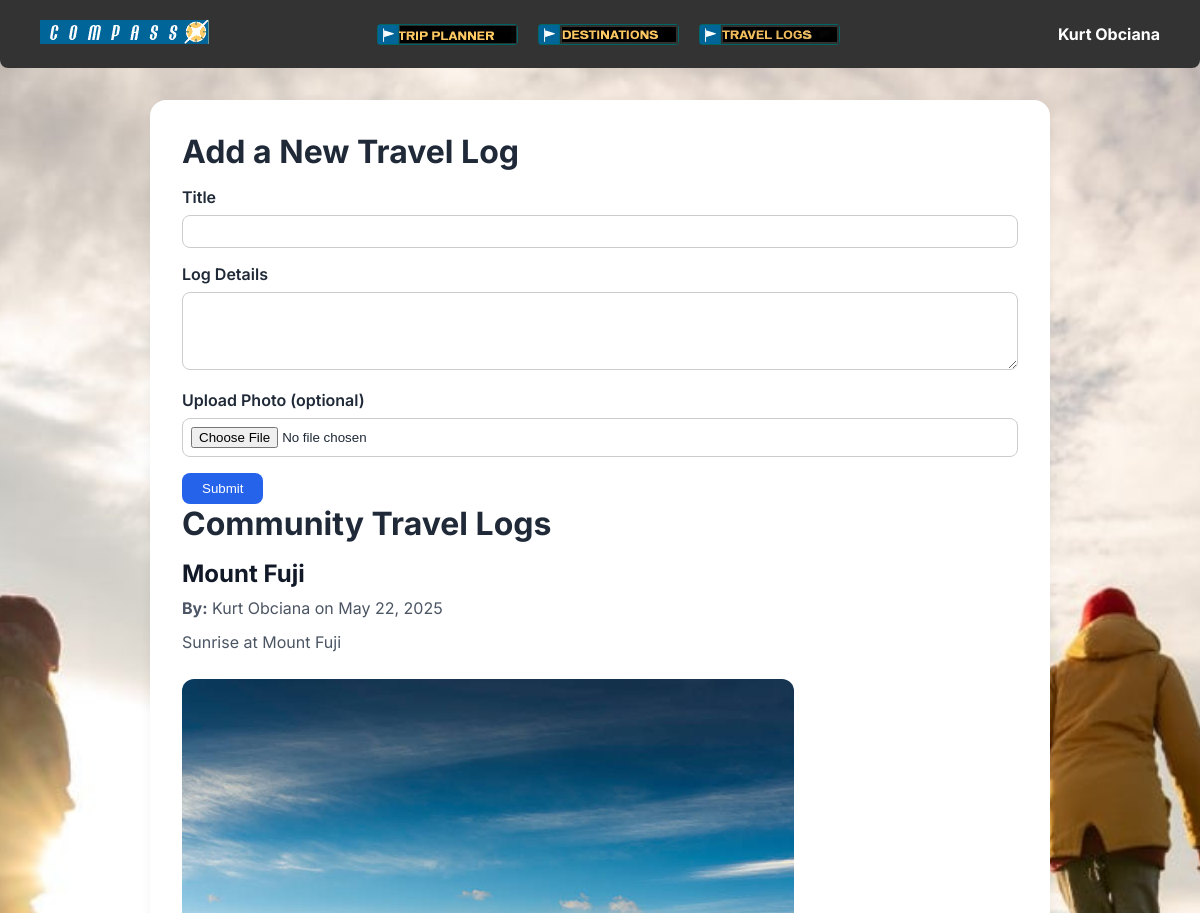
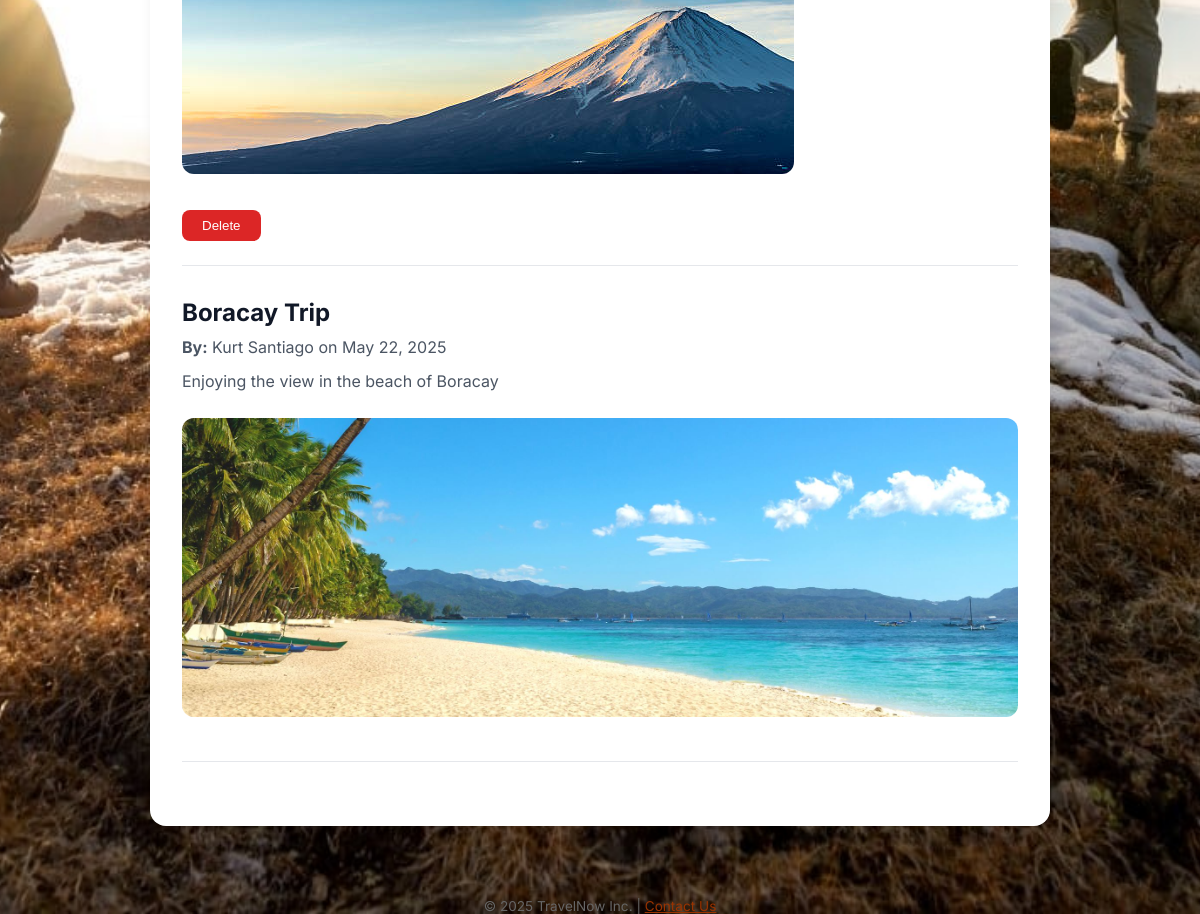
The app's page /project-root/Login/Main_Page/Travelog.php (signed in) with its own data (2 pictures, top to bottom).
### tables this page shows
CREATE TABLE `travel_logs` (
  `id` int(11) NOT NULL,
  `user_id` int(11) NOT NULL,
  `title` varchar(255) NOT NULL,
  `content` text NOT NULL,
  `created_at` datetime DEFAULT current_timestamp(),
  `photo` varchar(255) DEFAULT NULL
);

CREATE TABLE `users` (
  `id` int(11) NOT NULL,
  `username` varchar(255) NOT NULL,
  `email` varchar(255) NOT NULL,
  `password` varchar(255) NOT NULL,
  `created_at` timestamp NOT NULL DEFAULT current_timestamp(),
  `failed_attempts` int(11) NOT NULL DEFAULT 0,
  `last_failed_login` datetime DEFAULT NULL,
  `reset_token` varchar(255) DEFAULT NULL,
  `reset_expires` datetime DEFAULT NULL
);

### project-root/Login/Main_Page/Travelog.php (the view, shortened to what this page needs)
<?php
require '../db.php';
?>
<!DOCTYPE html>
<html lang="en">
<head>
  <link rel="stylesheet" href="styles.css" />
</head>
<body>
<?php include 'header.php'; ?>
<main>
  <section aria-label="Add Travel Log">
    <h2>Add a New Travel Log</h2>
    <form method="POST" enctype="multipart/form-data">
      <label for="title">Title</label>
      <input type="text" id="title" name="title" required>
      <label for="content">Log Details</label>
      <textarea id="content" name="content" rows="4" required></textarea>
      <label for="photo">Upload Photo (optional)</label>
      <input type="file" name="photo" id="photo" accept="image/*">
      <button type="submit">Submit</button>
    </form>
  </section>
  <section aria-label="Travel Log Entries">
    <h2>Community Travel Logs</h2>
    <?php
    $sql = "SELECT tl.id, tl.title, tl.content, tl.photo, tl.created_at, u.username
            FROM travel_logs tl
            JOIN users u ON tl.user_id = u.id
            ORDER BY tl.created_at DESC";
    $result = $conn->query($sql);
    if ($result && $result->num_rows > 0):
        while ($row = $result->fetch_assoc()):
    ?>
      <article>
        <h3><?php echo htmlspecialchars($row['title']); ?></h3>
        <p><strong>By:</strong> <?php echo htmlspecialchars($row['username']); ?> on <?php echo date("F j, Y", strtotime($row['created_at'])); ?></p>
        <p><?php echo nl2br(htmlspecialchars($row['content'])); ?></p>
        <?php if (!empty($row['photo'])): ?>
          <img src="uploads/<?php echo htmlspecialchars($row['photo']); ?>" alt="Travel photo" class="travel-img">
        <?php endif; ?>
        <?php if ($row['username'] === $_SESSION['username']): ?>
          <form method="POST">
            <button type="submit" class="delete-btn">Delete</button>
          </form>
        <?php endif; ?>
      </article>
    <?php endwhile;
    else: ?>
      <p>No travel logs yet. Be the first to add one!</p>
    <?php endif; ?>
  </section>
</main>
<?php include 'footer.php'; ?>
</body>
</html>

### project-root/Login/Main_Page/styles.css (style rules this page uses)
* { margin: 0; padding: 0; box-sizing: border-box; }
html, body { height: 100%; font-family: 'Segoe UI', Tahoma, Geneva, Verdana, sans-serif; background: url('../LogAccount/Assets/SignUp.png') no-repeat center center fixed; background-size: cover; background-color: #f0f4f8; display: flex; flex-direction: column; }
main { flex: 1; width: 100%; max-width: 1200px; margin: 40px auto; padding: 0 40px; background-color: transparent; }

### project-root/Login/Main_Page/Travelog.php (style rules this page uses)
body { font-family: 'Inter', sans-serif; background-color: #f9fafb; margin: 0; padding: 0; color: #1f2937; }
main { max-width: 900px; margin: 2rem auto; padding: 2rem; background: #fff; border-radius: 16px; box-shadow: 0 4px 12px rgba(0, 0, 0, 0.05); }
h2 { font-size: 2rem; margin-bottom: 1rem; }
form label { font-weight: 600; display: block; margin-top: 1rem; }
input[type="text"], textarea, input[type="file"] { width: 100%; padding: 0.5rem; margin-top: 0.5rem; border: 1px solid #ccc; border-radius: 8px; }
button { margin-top: 1rem; padding: 0.5rem 1.25rem; background-color: #2563eb; color: white; border: none; border-radius: 8px; cursor: pointer; }
.delete-btn { background-color: #dc2626; margin-top: 1rem; }
article { margin-bottom: 2rem; border-bottom: 1px solid #e5e7eb; padding-bottom: 1.5rem; }
article h3 { font-size: 1.5rem; color: #111827; }
article p { color: #4b5563; margin: 0.5rem 0; line-height: 1.6; }
.travel-img { max-width: 100%; border-radius: 12px; margin: 1rem 0; }

### records on screen
travel_logs: title "Mount Fuji", user.username "Kurt Obciana", created_at "May 22, 2025", content "Sunrise at Mount Fuji", photo (picture)
travel_logs: title "Boracay Trip", user.username "Kurt Santiago", created_at "May 22, 2025", content "Enjoying the view in the beach of Boracay", photo (picture)

### other values on screen
$username "Kurt Obciana"
